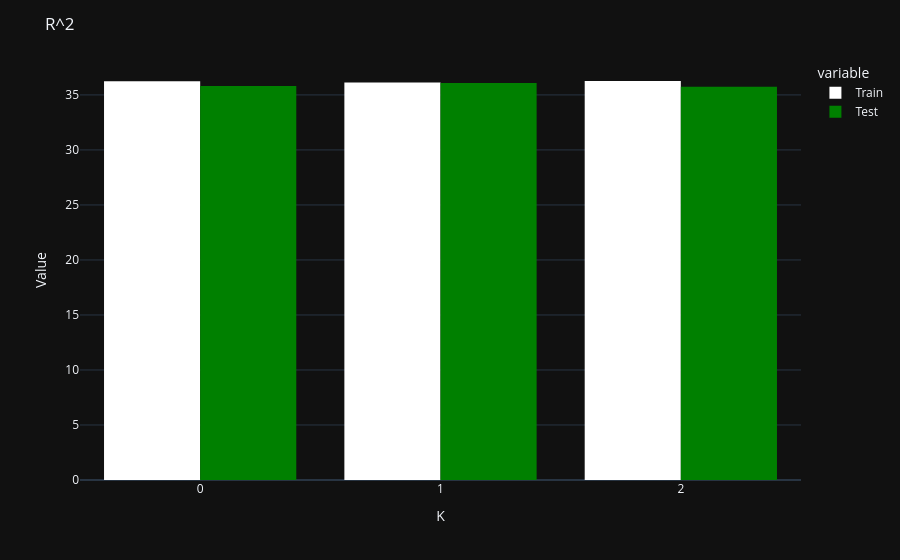
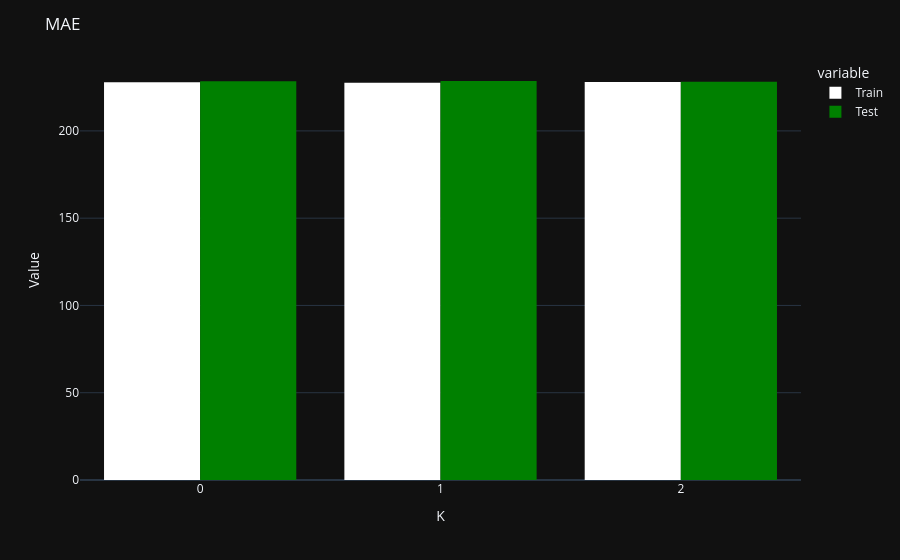

The code cell stored with these charts, in order, in its notebook:
### Code cell
get_crossval_report(catboost_model, X_train, Y_train)

### Figure 1 — Plotly figure (JSON) as saved in the notebook; plotly's stock layout.template omitted (floating-point values rounded to 4 significant figures)
{"data": [{"alignmentgroup": "True", "hovertemplate": "variable=Train<br>index=%{x}<br>value=%{y}<extra></extra>", "legendgroup": "Train", "marker": {"color": "white", "line": {"width": 0}, "pattern": {"shape": ""}}, "name": "Train", "offsetgroup": "Train", "orientation": "v", "showlegend": true, "textposition": "auto", "type": "bar", "x": [0, 1, 2], "xaxis": "x", "y": [36.24, 36.12, 36.27], "yaxis": "y"}, {"alignmentgroup": "True", "hovertemplate": "variable=Test<br>index=%{x}<br>value=%{y}<extra></extra>", "legendgroup": "Test", "marker": {"color": "green", "line": {"width": 0}, "pattern": {"shape": ""}}, "name": "Test", "offsetgroup": "Test", "orientation": "v", "showlegend": true, "textposition": "auto", "type": "bar", "x": [0, 1, 2], "xaxis": "x", "y": [35.81, 36.09, 35.74], "yaxis": "y"}], "layout": {"bargroupgap": 0, "barmode": "group", "legend": {"title": {"text": "variable"}, "tracegroupgap": 0}, "margin": {"t": 60}, "title": {"text": "R^2"}, "xaxis": {"anchor": "y", "domain": [0, 1], "title": {"text": "K"}}, "yaxis": {"anchor": "x", "domain": [0, 1], "title": {"text": "Value"}}}}

### Figure 2 — Plotly figure (JSON) as saved in the notebook; plotly's stock layout.template omitted (floating-point values rounded to 4 significant figures)
{"data": [{"alignmentgroup": "True", "hovertemplate": "variable=Train<br>index=%{x}<br>value=%{y}<extra></extra>", "legendgroup": "Train", "marker": {"color": "white", "line": {"width": 0}, "pattern": {"shape": ""}}, "name": "Train", "offsetgroup": "Train", "orientation": "v", "showlegend": true, "textposition": "auto", "type": "bar", "x": [0, 1, 2], "xaxis": "x", "y": [227.8, 227.6, 227.9], "yaxis": "y"}, {"alignmentgroup": "True", "hovertemplate": "variable=Test<br>index=%{x}<br>value=%{y}<extra></extra>", "legendgroup": "Test", "marker": {"color": "green", "line": {"width": 0}, "pattern": {"shape": ""}}, "name": "Test", "offsetgroup": "Test", "orientation": "v", "showlegend": true, "textposition": "auto", "type": "bar", "x": [0, 1, 2], "xaxis": "x", "y": [228.4, 228.6, 228.1], "yaxis": "y"}], "layout": {"bargroupgap": 0, "barmode": "group", "legend": {"title": {"text": "variable"}, "tracegroupgap": 0}, "margin": {"t": 60}, "title": {"text": "MAE"}, "xaxis": {"anchor": "y", "domain": [0, 1], "title": {"text": "K"}}, "yaxis": {"anchor": "x", "domain": [0, 1], "title": {"text": "Value"}}}}
